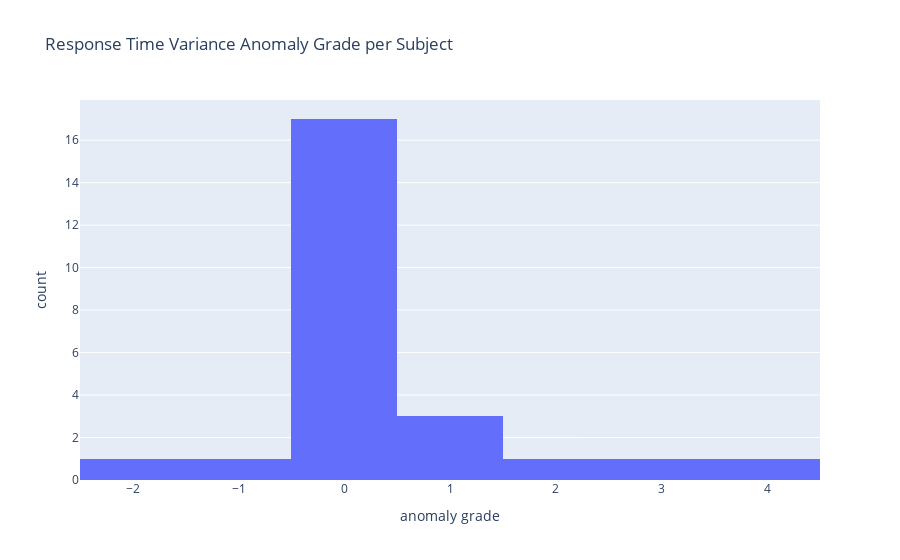

Source (notebook cell):
### Code cell
std_rt_q1, std_rt_q3 = std_rt_per_subject['rt_std'].quantile([0.25, 0.75])
std_rt_iqr = std_rt_q3 - std_rt_q1

std_rt_per_subject['anomaly_grade'] = std_rt_per_subject['rt_std'].apply(process.get_single_anomaly_grade
                                                                                            , args=(std_rt_q1, std_rt_q3, std_rt_iqr))

# creating a histogram of mean response times anomaly grades
px.histogram(std_rt_per_subject, nbins=10, x='anomaly_grade'
             , title='Response Time Variance Anomaly Grade per Subject'
             , labels={'anomaly_grade': 'anomaly grade'})

### Figure 1 — Plotly figure (JSON) as saved in the notebook; plotly's stock layout.template omitted (floating-point values rounded to 4 significant figures)
{"data": [{"alignmentgroup": "True", "bingroup": "x", "hovertemplate": "anomaly grade=%{x}<br>count=%{y}<extra></extra>", "legendgroup": "", "marker": {"color": "#636efa", "pattern": {"shape": ""}}, "name": "", "nbinsx": 10, "offsetgroup": "", "orientation": "v", "showlegend": false, "type": "histogram", "x": [0, 0, 0.5143, 0, 0, 3.29, -0.06468, 0, 0, 0, 0, 0.6459, -0.5991, -0.3649, 0, 1.637, 0.8682, -0.2878, 0, -1.504, 0, 0, 0, 4.086, -0.2834], "xaxis": "x", "yaxis": "y"}], "layout": {"barmode": "relative", "legend": {"tracegroupgap": 0}, "title": {"text": "Response Time Variance Anomaly Grade per Subject"}, "xaxis": {"anchor": "y", "domain": [0, 1], "title": {"text": "anomaly grade"}}, "yaxis": {"anchor": "x", "domain": [0, 1], "title": {"text": "count"}}}}
